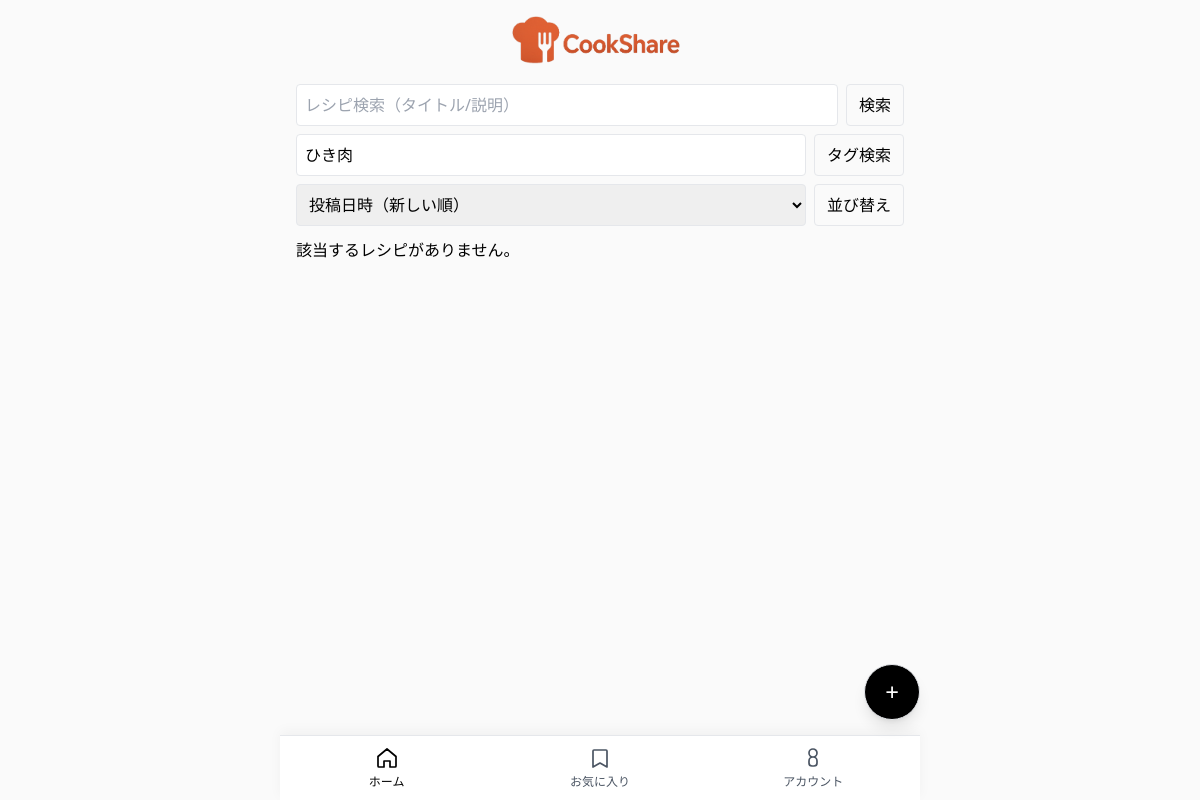
Before: /?tag=ひき肉 with the older database file.
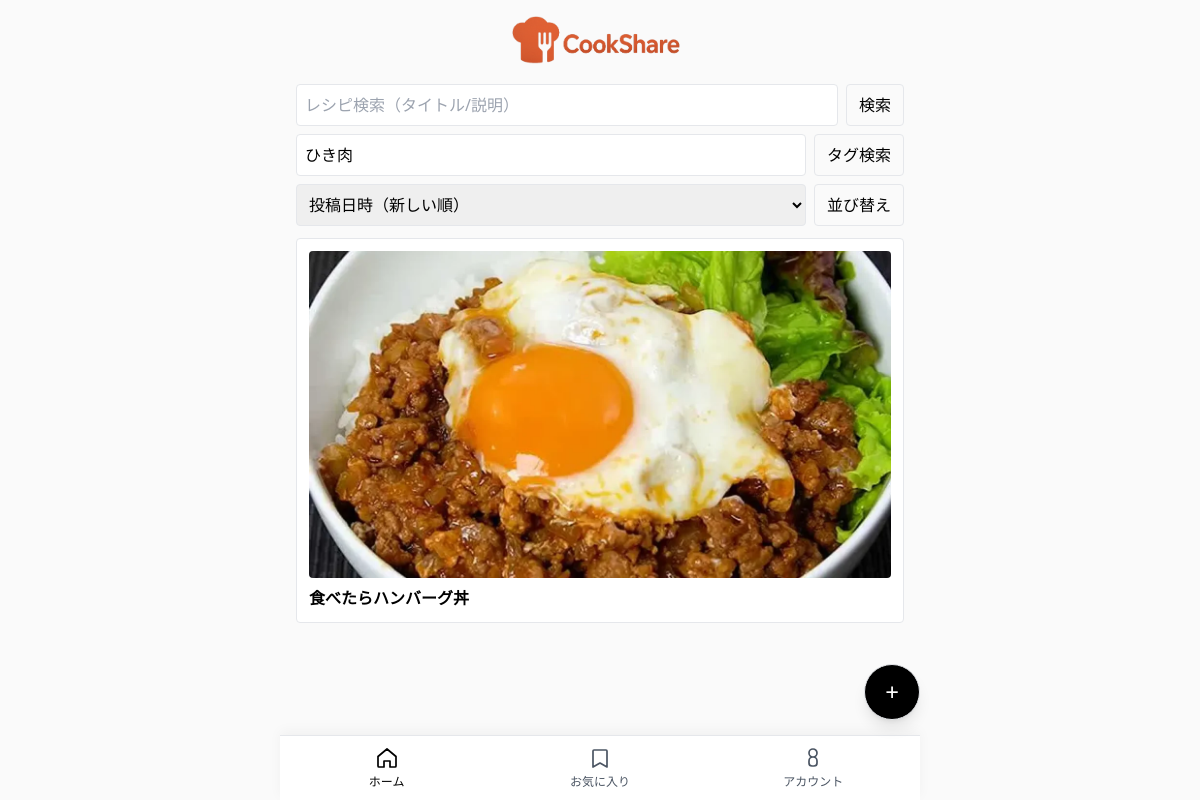
After: the same page with the newer database file.
### app/main.py (models this page shows)
class Recipe(SQLModel, table=True):
    __table_args__ = {"sqlite_autoincrement": True}
    id: Optional[int] = Field(default=None, primary_key=True)
    title: str
    description: str = ""
    main_image: Optional[str] = None
    author_id: Optional[int] = Field(foreign_key="user.id", default=None)
    view_count: int = Field(default=0)

### app/main.py (the view)
@app.get("/", response_class=HTMLResponse)
def index(request: Request, q: Optional[str] = None, tag: Optional[str] = None, order: str = "new"):
    _ensure_csrf(request)
    current_user = get_current_user(request)
    with Session(engine) as s:
        stmt = select(Recipe)
        if q:
            stmt = stmt.where((Recipe.title.contains(q)) | (Recipe.description.contains(q)))
        if tag:
            t = s.exec(select(Tag).where(Tag.name == tag.strip())).first()
            if not t:
                return templates.TemplateResponse("index.html",
                    {"request": request, "recipes": [], "q": q or "", "tag": tag, "order": order, "current_user": current_user})
            rid_rows = s.exec(select(RecipeTag.recipe_id).where(RecipeTag.tag_id == t.id)).all()
            rid_list = [r for (r,) in rid_rows] if rid_rows and isinstance(rid_rows[0], tuple) else rid_rows
            if rid_list:
                stmt = stmt.where(Recipe.id.in_(rid_list))
            else:
                return templates.TemplateResponse("index.html",
                    {"request": request, "recipes": [], "q": q or "", "tag": tag, "order": order, "current_user": current_user})
        if order == "old":
            stmt = stmt.order_by(Recipe.id.asc())
        elif order == "views":
            stmt = stmt.order_by(Recipe.view_count.desc())
        else:
            stmt = stmt.order_by(Recipe.id.desc())
        recipes = s.exec(stmt).all()
    return templates.TemplateResponse("index.html",
        {"request": request, "recipes": recipes, "q": q or "", "tag": tag or "", "order": order, "current_user": current_user})

### app/templates/index.html (shortened to what this page needs)
{% extends "base.html" %}
{% block content %}
<form method="get" class="grid gap-2 mb-3">
  <div class="flex gap-2">
    <input class="border flex-1 p-2 rounded" name="q" value="{{ q }}" placeholder="レシピ検索（タイトル/説明）">
    <button type="submit" class="px-3 py-2 border rounded">検索</button>
  </div>
  <div class="flex gap-2">
    <input class="border flex-1 p-2 rounded" name="tag" value="{{ tag }}" placeholder="タグで絞り込み（例：カレー）">
    <button type="submit" class="px-3 py-2 border rounded">タグ検索</button>
  </div>
  <div class="flex gap-2">
    <select name="order" class="border p-2 rounded flex-1">
      <option value="new" {% if order == 'new' %}selected{% endif %}>投稿日時（新しい順）</option>
    </select>
    <button type="submit" class="px-3 py-2 border rounded">並び替え</button>
  </div>
</form>
<ul class="grid gap-3">
  {% for r in recipes %}
    <li class="relative border rounded p-3 bg-white hover:shadow-md transition">
      <a href="/recipes/{{ r.id }}"
         class="absolute inset-0 z-10"
         aria-label="{{ r.title }}"></a>
      {% if r.main_image %}
        {% set path = r.main_image %}
        {% if path.endswith('+') %}{% set path = path[:-1] %}{% endif %}
        <div class="aspect-video w-full overflow-hidden rounded mb-2 bg-neutral-100">
          {% if path.endswith('.webp') %}
            <img src="{{ path }}" class="w-full h-full object-cover" loading="lazy" alt="{{ r.title }}">
          {% else %}
            <picture>
              <source srcset="{{ path }}.webp" type="image/webp">
              <img src="{{ path }}" class="w-full h-full object-cover" loading="lazy" alt="{{ r.title }}">
            </picture>
          {% endif %}
        </div>
      {% endif %}
      <span class="font-semibold block">{{ r.title }}</span>
      <span class="pointer-events-none absolute inset-0 rounded ring-0 focus-within:ring-2 ring-black/20"></span>
    </li>
  {% endfor %}
</ul>
{% if recipes|length == 0 %}
  <p>該当するレシピがありません。</p>
{% endif %}
{% endblock %}

### app/templates/base.html (shortened to what this page needs)
<!doctype html>
<html>
<head>
  <script src="https://cdn.tailwindcss.com"></script>
  <link rel="stylesheet" href="{{ url_for('static', path='global.css') }}?v={{ request.session.get('csrf_token') }}">
  <script src="https://cdn.tailwindcss.com"></script>
  <link href="https://unpkg.com/cropperjs@1.6.2/dist/cropper.min.css" rel="stylesheet">
</head>
<body class="max-w-screen-sm mx-auto p-4 pt-3 pb-safe bg-neutral-50">
  <header class="relative mb-4 h-14 flex items-center">
    <div class="absolute inset-x-0 flex justify-center pointer-events-none">
      <a href="/" class="inline-flex items-center gap-2">
        <img src="/static/logo.png" alt="CookShare" class="h-12 w-auto" />
      </a>
    </div>
  </header>
  <main class="pb-24">{% block content %}{% endblock %}</main>
  {% if request.url.path == '/' %}
  <div
    class="fixed left-1/2 -translate-x-1/2 w-full max-w-screen-sm pointer-events-none z-[60]"
    style="bottom: calc(env(safe-area-inset-bottom, 0px) + 80px);">
    <a href="/recipes/new"
       class="pointer-events-auto float-right rounded-full shadow-lg border bg-black text-white
              w-14 h-14 flex items-center justify-center text-2xl leading-none hover:opacity-90"
       aria-label="レシピ投稿">
      +
    </a>
  </div>
  {% endif %}
{% set path = request.url.path %}
<nav
  class="fixed left-1/2 -translate-x-1/2 w-full max-w-screen-sm bg-white border-t shadow-[0_-4px_12px_rgba(0,0,0,0.04)] z-50"
  style="bottom: calc(env(safe-area-inset-bottom, 0px));">
  <ul class="grid grid-cols-3 text-xs text-gray-600">
    <li>
      <a href="/" class="flex flex-col items-center justify-center h-16 {% if path == '/' %}text-black{% endif %}">
        <svg xmlns="http://www.w3.org/2000/svg" class="h-6 w-6 mb-1" fill="none" viewBox="0 0 24 24" stroke="currentColor" stroke-width="1.7">
          <path stroke-linecap="round" stroke-linejoin="round" d="M3 10.5 12 3l9 7.5V20a1 1 0 0 1-1 1h-5v-6H9v6H4a1 1 0 0 1-1-1v-9.5Z"/>
        </svg>
        ホーム
      </a>
    </li>
    <li>
      <a href="/favorites" class="flex flex-col items-center justify-center h-16 {% if path.startswith('/favorites') %}text-black{% endif %}">
        <svg xmlns="http://www.w3.org/2000/svg" class="h-6 w-6 mb-1" fill="none" viewBox="0 0 24 24" stroke="currentColor" stroke-width="1.7">
          <path stroke-linecap="round" stroke-linejoin="round" d="M6 4h12a1 1 0 0 1 1 1v16l-7-4-7 4V5a1 1 0 0 1 1-1Z"/>
        </svg>
        お気に入り
      </a>
    </li>
    <li>
      <a href="/account" class="flex flex-col items-center justify-center h-16 {% if path.startswith('/account') %}text-black{% endif %}">
        {% if current_user %}
          <img src="/static/avatar.png" alt="avatar" class="mb-1 h-7 w-7 object-contain">
          アカウント
        {% else %}
          <svg xmlns="http://www.w3.org/2000/svg" class="h-6 w-6 mb-1" fill="none" viewBox="0 0 24 24" stroke="currentColor" stroke-width="1.7">
            <path stroke-linecap="round" stroke-linejoin="round" d="M16 15a4 4 0 1 0-8 0v2a3 3 0 0 0 3 3h2a3 3 0 0 0 3-3v-2Zm-4-4a4 4 0 1 0 0-8 4 4 0 0 0 0 8Z"/>
          </svg>
          アカウント
        {% endif %}
      </a>
    </li>
  </ul>
</nav>
</body>
</html>

### app/templates/base.html (style rules this page uses)
.pb-safe { padding-bottom: calc(env(safe-area-inset-bottom, 0px) + 64px); }
html,body { max-width:100%;overflow-x:hidden }
*,*::before,*::after { box-sizing:border-box }
img,video { max-width:100%;height:auto;display:block }
input,textarea,select,button { max-width:100% }

Changed rows visible on the page:
added Recipe: title "食べたらハンバーグ丼"
Other visible differences:
text no longer shown: "該当するレシピがありません。"
